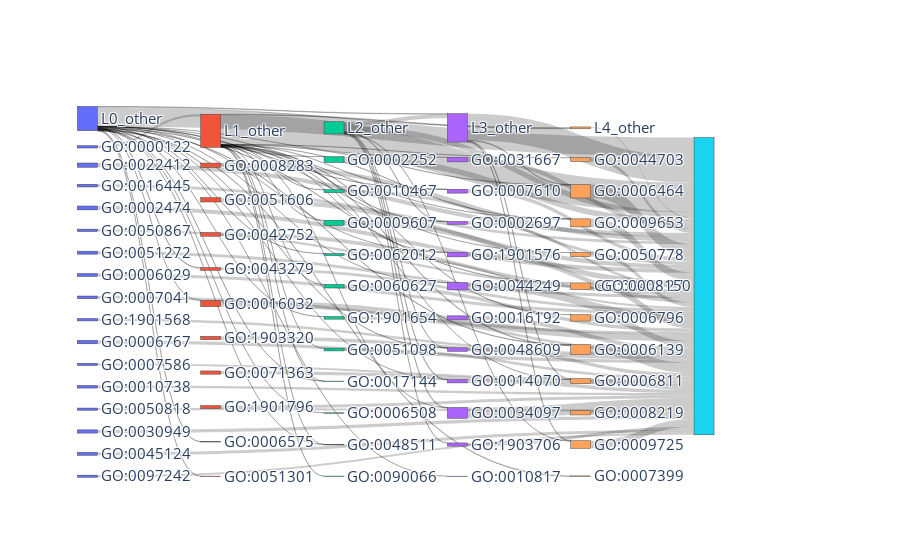

The code cell stored with this chart in its notebook:
### Code cell
ov_sankey = plot_sankey(sankey_value_id_ov, sankey_source_id_ov, sankey_target_id_ov,
                node_label, node_col, node_level, positive_flow=True)
